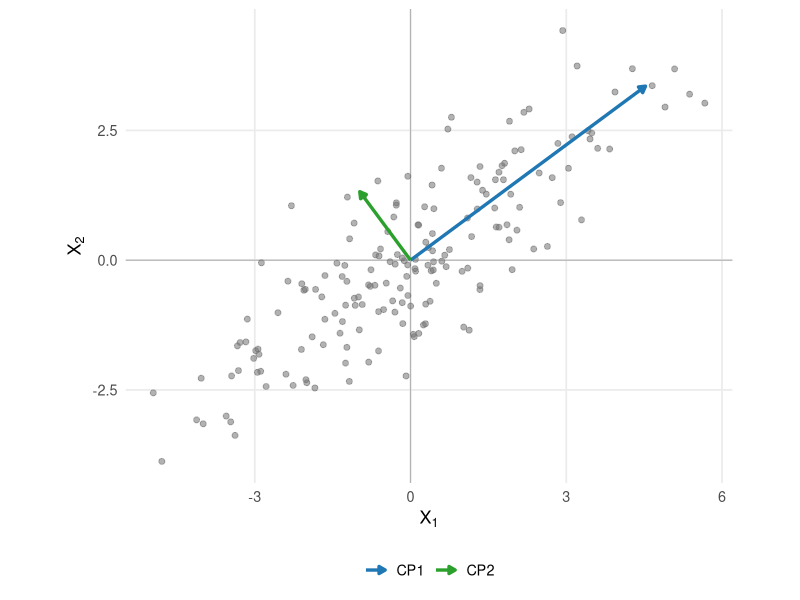
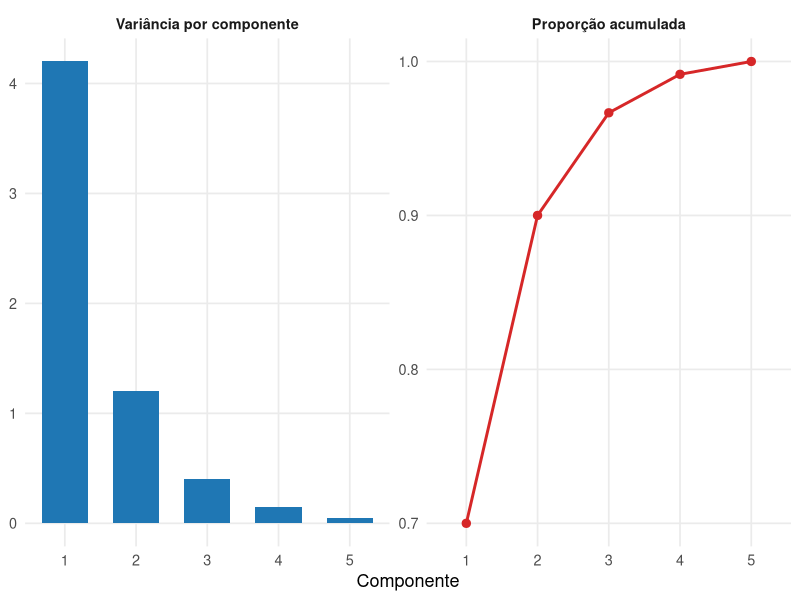
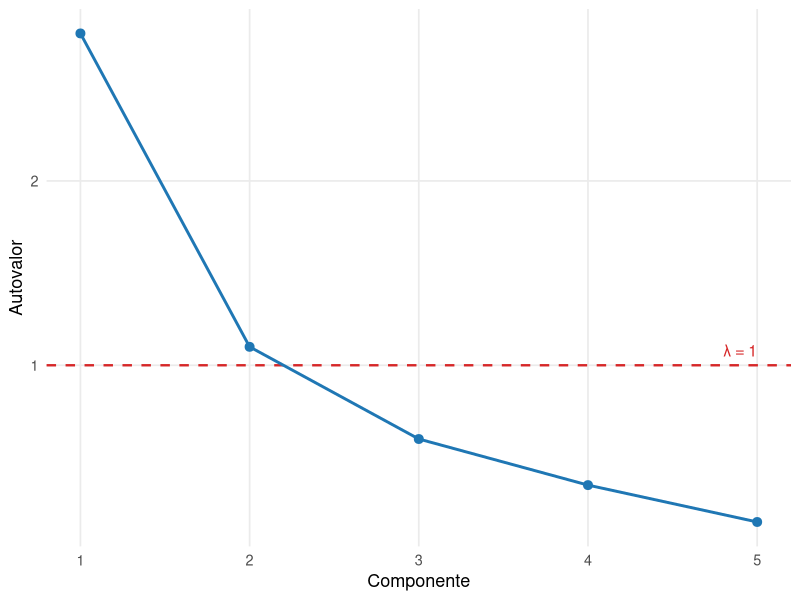
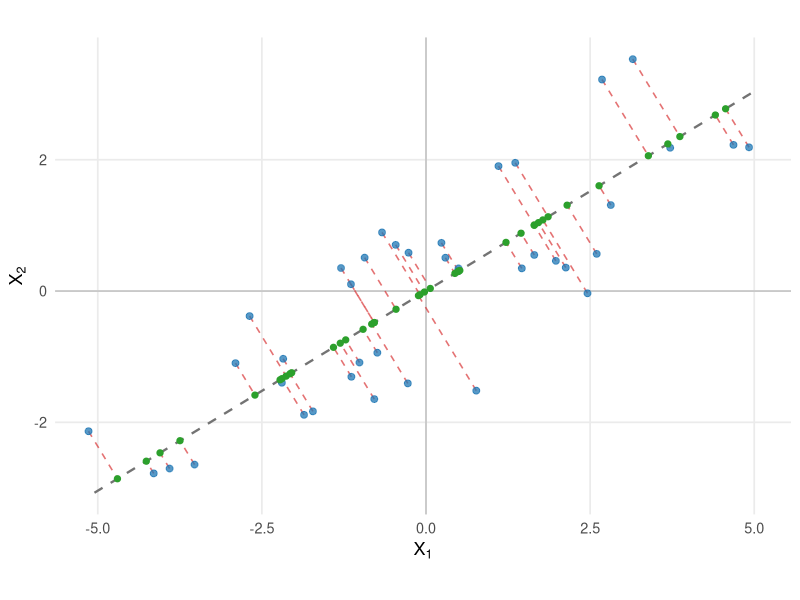
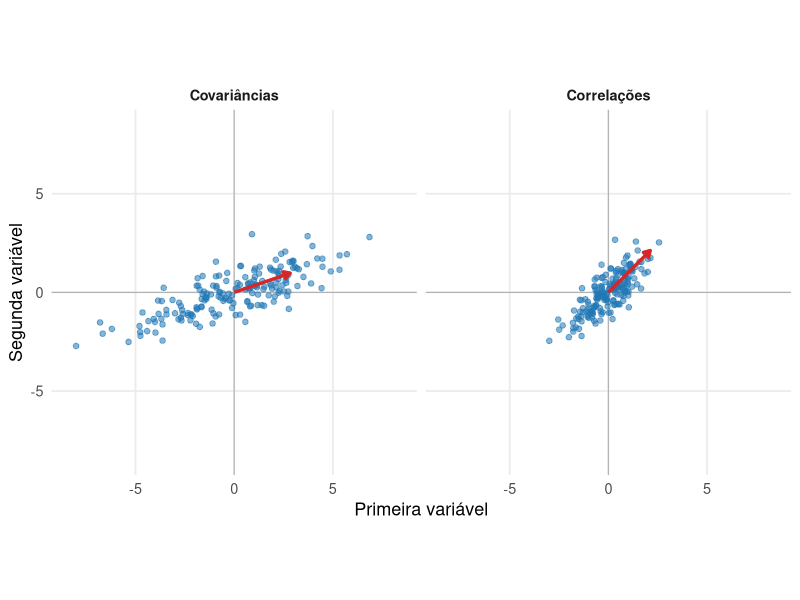
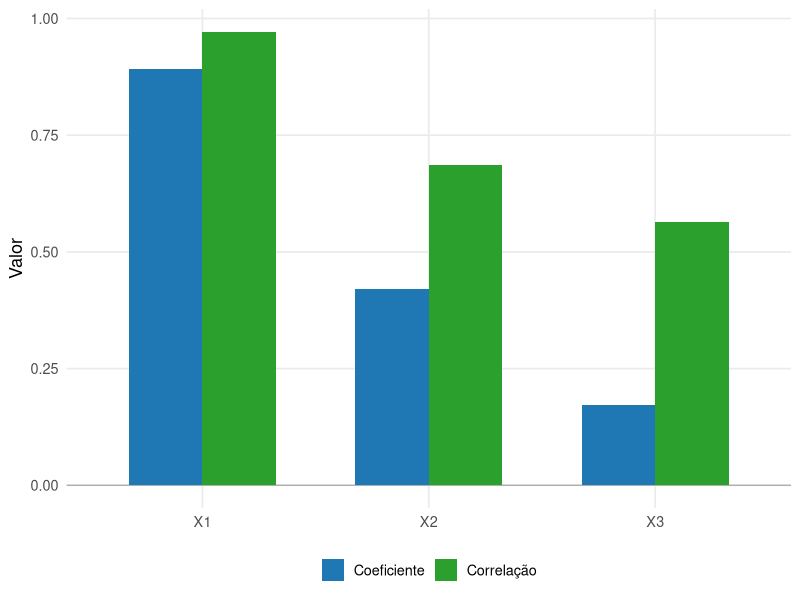

Recreate these plots in R, in order.
## ---- chunk 1
#| label: fig-acp-direcoes-principais
#| echo: false
#| warning: false
#| message: false
#| fig-cap: "As direções principais acompanham os eixos de maior e menor variabilidade da nuvem de observações."
#| fig-width: 7
#| fig-height: 6
#| fig-align: center

library(ggplot2)

set.seed(314)

Sigma <- matrix(
  c(
    5.0, 3.2,
    3.2, 3.0
  ),
  nrow = 2,
  byrow = TRUE
)

decomposicao <- eigen(
  Sigma,
  symmetric = TRUE
)

Q <- decomposicao$vectors
lambda <- decomposicao$values

Z <- matrix(
  stats::rnorm(360),
  ncol = 2
)

X <- Z %*%
  diag(
    sqrt(lambda),
    nrow = 2
  ) %*%
  t(Q)

X <- scale(
  X,
  center = TRUE,
  scale = FALSE
)

dados <- data.frame(
  X1 = X[, 1],
  X2 = X[, 2]
)

S <- stats::cov(X)

decomp_amostral <- eigen(
  S,
  symmetric = TRUE
)

A <- decomp_amostral$vectors
autovalores <- decomp_amostral$values

if (A[1, 1] < 0) {
  A[, 1] <- -A[, 1]
}

if (A[2, 2] < 0) {
  A[, 2] <- -A[, 2]
}

escala_eixos <- 2.2

eixos <- data.frame(
  componente = c(
    "CP1",
    "CP2"
  ),
  x = 0,
  y = 0,
  xend = escala_eixos *
    sqrt(autovalores) *
    A[1, ],
  yend = escala_eixos *
    sqrt(autovalores) *
    A[2, ]
)

cores <- c(
  "CP1" = "#1f77b4",
  "CP2" = "#2ca02c"
)

ggplot(
  dados,
  aes(
    x = X1,
    y = X2
  )
) +
  geom_hline(
    yintercept = 0,
    linewidth = 0.4,
    color = "gray70"
  ) +
  geom_vline(
    xintercept = 0,
    linewidth = 0.4,
    color = "gray70"
  ) +
  geom_point(
    alpha = 0.55,
    size = 1.7,
    color = "gray45"
  ) +
  geom_segment(
    data = eixos,
    aes(
      x = x,
      y = y,
      xend = xend,
      yend = yend,
      color = componente
    ),
    inherit.aes = FALSE,
    linewidth = 1.15,
    arrow = grid::arrow(
      length = grid::unit(
        0.18,
        "cm"
      ),
      type = "closed"
    )
  ) +
  scale_color_manual(
    values = cores,
    name = NULL
  ) +
  coord_equal() +
  labs(
    x = expression(X[1]),
    y = expression(X[2])
  ) +
  theme_minimal(
    base_size = 13
  ) +
  theme(
    panel.grid.minor = element_blank(),
    legend.position = "bottom"
  )
## ---- chunk 2
#| label: fig-acp-variancia-explicada
#| echo: false
#| warning: false
#| message: false
#| fig-cap: "Os autovalores quantificam a variância de cada componente, e sua soma acumulada determina a proporção da variabilidade representada pelas primeiras dimensões."
#| fig-width: 9
#| fig-height: 4.6
#| fig-align: center

library(ggplot2)

autovalores <- c(
  4.20,
  1.20,
  0.40,
  0.15,
  0.05
)

componentes <- seq_along(
  autovalores
)

dados_variancia <- data.frame(
  componente = componentes,
  valor = autovalores,
  painel = "Variância por componente"
)

dados_acumulada <- data.frame(
  componente = componentes,
  valor = cumsum(
    autovalores
  ) / sum(
    autovalores
  ),
  painel = "Proporção acumulada"
)

dados_variancia$painel <- factor(
  dados_variancia$painel,
  levels = c(
    "Variância por componente",
    "Proporção acumulada"
  )
)

dados_acumulada$painel <- factor(
  dados_acumulada$painel,
  levels = levels(
    dados_variancia$painel
  )
)

ggplot() +
  geom_col(
    data = dados_variancia,
    aes(
      x = componente,
      y = valor
    ),
    width = 0.65,
    fill = "#1f77b4"
  ) +
  geom_line(
    data = dados_acumulada,
    aes(
      x = componente,
      y = valor
    ),
    linewidth = 1,
    color = "#d62728"
  ) +
  geom_point(
    data = dados_acumulada,
    aes(
      x = componente,
      y = valor
    ),
    size = 2.5,
    color = "#d62728"
  ) +
  facet_wrap(
    vars(painel),
    scales = "free_y"
  ) +
  scale_x_continuous(
    breaks = componentes
  ) +
  labs(
    x = "Componente",
    y = NULL
  ) +
  theme_minimal(
    base_size = 13
  ) +
  theme(
    panel.grid.minor = element_blank(),
    strip.text = element_text(
      face = "bold"
    )
  )
## ---- chunk 3
#| label: fig-acp-scree
#| echo: false
#| warning: false
#| message: false
#| fig-cap: "Gráfico de declive dos autovalores. A linha tracejada indica a referência λ = 1 para uma ACP baseada em correlações."
#| fig-width: 7
#| fig-height: 4.6
#| fig-align: center

library(ggplot2)

autovalores_scree <- c(
  2.80,
  1.10,
  0.60,
  0.35,
  0.15
)

dados_scree <- data.frame(
  componente = seq_along(
    autovalores_scree
  ),
  autovalor = autovalores_scree
)

ggplot(
  dados_scree,
  aes(
    x = componente,
    y = autovalor
  )
) +
  geom_hline(
    yintercept = 1,
    linewidth = 0.8,
    linetype = "dashed",
    color = "#d62728"
  ) +
  geom_line(
    linewidth = 1,
    color = "#1f77b4"
  ) +
  geom_point(
    size = 2.7,
    color = "#1f77b4"
  ) +
  annotate(
    "text",
    x = 5,
    y = 1.08,
    label = "λ = 1",
    hjust = 1,
    color = "#d62728",
    size = 4
  ) +
  scale_x_continuous(
    breaks = dados_scree$componente
  ) +
  labs(
    x = "Componente",
    y = "Autovalor"
  ) +
  theme_minimal(
    base_size = 13
  ) +
  theme(
    panel.grid.minor = element_blank()
  )
## ---- chunk 4
#| label: fig-acp-projecao-reconstrucao
#| echo: false
#| warning: false
#| message: false
#| fig-cap: "A redução para uma componente substitui cada observação por sua projeção sobre a primeira direção principal; os segmentos ortogonais representam o erro de reconstrução."
#| fig-width: 7
#| fig-height: 6
#| fig-align: center

library(ggplot2)

set.seed(417)

Sigma <- matrix(
  c(
    5.0, 3.2,
    3.2, 3.0
  ),
  nrow = 2,
  byrow = TRUE
)

decomposicao <- eigen(
  Sigma,
  symmetric = TRUE
)

Z <- matrix(
  stats::rnorm(80),
  ncol = 2
)

X <- Z %*%
  diag(
    sqrt(
      decomposicao$values
    ),
    nrow = 2
  ) %*%
  t(
    decomposicao$vectors
  )

X <- scale(
  X,
  center = TRUE,
  scale = FALSE
)

S <- stats::cov(X)

decomp_amostral <- eigen(
  S,
  symmetric = TRUE
)

a1 <- decomp_amostral$vectors[, 1]

if (a1[1] < 0) {
  a1 <- -a1
}

escores <- as.vector(
  X %*% a1
)

projecoes <- escores %*%
  t(a1)

dados <- data.frame(
  x = X[, 1],
  y = X[, 2],
  xp = projecoes[, 1],
  yp = projecoes[, 2]
)

limite <- 1.15 * max(
  abs(
    c(
      dados$x,
      dados$y
    )
  )
)

reta <- data.frame(
  t = c(
    -limite,
    limite
  )
)

reta$x <- reta$t * a1[1]
reta$y <- reta$t * a1[2]

ggplot() +
  geom_hline(
    yintercept = 0,
    linewidth = 0.4,
    color = "gray70"
  ) +
  geom_vline(
    xintercept = 0,
    linewidth = 0.4,
    color = "gray70"
  ) +
  geom_line(
    data = reta,
    aes(
      x = x,
      y = y
    ),
    linewidth = 0.8,
    linetype = "dashed",
    color = "gray45"
  ) +
  geom_segment(
    data = dados,
    aes(
      x = x,
      y = y,
      xend = xp,
      yend = yp
    ),
    linewidth = 0.55,
    linetype = "dashed",
    color = "#d62728",
    alpha = 0.65
  ) +
  geom_point(
    data = dados,
    aes(
      x = x,
      y = y
    ),
    size = 2,
    color = "#1f77b4",
    alpha = 0.75
  ) +
  geom_point(
    data = dados,
    aes(
      x = xp,
      y = yp
    ),
    size = 1.8,
    color = "#2ca02c"
  ) +
  coord_equal() +
  labs(
    x = expression(X[1]),
    y = expression(X[2])
  ) +
  theme_minimal(
    base_size = 13
  ) +
  theme(
    panel.grid.minor = element_blank()
  )
## ---- chunk 5
#| label: fig-acp-covariancia-correlacao
#| echo: false
#| warning: false
#| message: false
#| fig-cap: "A ACP baseada em covariâncias preserva as escalas originais, enquanto a ACP baseada em correlações utiliza a geometria das variáveis padronizadas."
#| fig-width: 9
#| fig-height: 4.6
#| fig-align: center

library(ggplot2)

set.seed(731)

n <- 180

z1 <- stats::rnorm(n)

z2 <- 0.75 * z1 +
  sqrt(
    1 - 0.75^2
  ) *
  stats::rnorm(n)

X <- cbind(
  2.5 * z1,
  z2
)

X <- scale(
  X,
  center = TRUE,
  scale = FALSE
)

X_pad <- scale(
  X,
  center = TRUE,
  scale = TRUE
)

S <- stats::cov(X)
R <- stats::cor(X)

eig_S <- eigen(
  S,
  symmetric = TRUE
)

eig_R <- eigen(
  R,
  symmetric = TRUE
)

a_S <- eig_S$vectors[, 1]
a_R <- eig_R$vectors[, 1]

if (a_S[1] < 0) {
  a_S <- -a_S
}

if (a_R[1] < 0) {
  a_R <- -a_R
}

dados <- rbind(
  data.frame(
    C1 = X[, 1],
    C2 = X[, 2],
    painel = "Covariâncias"
  ),
  data.frame(
    C1 = X_pad[, 1],
    C2 = X_pad[, 2],
    painel = "Correlações"
  )
)

dados$painel <- factor(
  dados$painel,
  levels = c(
    "Covariâncias",
    "Correlações"
  )
)

comprimento <- 3

eixos <- rbind(
  data.frame(
    painel = "Covariâncias",
    x = 0,
    y = 0,
    xend = comprimento * a_S[1],
    yend = comprimento * a_S[2]
  ),
  data.frame(
    painel = "Correlações",
    x = 0,
    y = 0,
    xend = comprimento * a_R[1],
    yend = comprimento * a_R[2]
  )
)

eixos$painel <- factor(
  eixos$painel,
  levels = levels(
    dados$painel
  )
)

limite <- 1.05 * max(
  abs(
    c(
      dados$C1,
      dados$C2
    )
  )
)

ggplot(
  dados,
  aes(
    x = C1,
    y = C2
  )
) +
  geom_hline(
    yintercept = 0,
    linewidth = 0.4,
    color = "gray70"
  ) +
  geom_vline(
    xintercept = 0,
    linewidth = 0.4,
    color = "gray70"
  ) +
  geom_point(
    color = "#1f77b4",
    alpha = 0.55,
    size = 1.6
  ) +
  geom_segment(
    data = eixos,
    aes(
      x = x,
      y = y,
      xend = xend,
      yend = yend
    ),
    inherit.aes = FALSE,
    linewidth = 1.15,
    color = "#d62728",
    arrow = grid::arrow(
      length = grid::unit(
        0.18,
        "cm"
      ),
      type = "closed"
    )
  ) +
  facet_wrap(
    vars(painel)
  ) +
  coord_equal(
    xlim = c(
      -limite,
      limite
    ),
    ylim = c(
      -limite,
      limite
    )
  ) +
  labs(
    x = "Primeira variável",
    y = "Segunda variável"
  ) +
  theme_minimal(
    base_size = 13
  ) +
  theme(
    panel.grid.minor = element_blank(),
    strip.text = element_text(
      face = "bold"
    )
  )
## ---- chunk 6
#| label: fig-acp-coeficientes-correlacoes
#| echo: false
#| warning: false
#| message: false
#| fig-cap: "Os coeficientes definem a direção da componente, enquanto as correlações medem a associação de cada variável com a componente."
#| fig-width: 7
#| fig-height: 4.5
#| fig-align: center

library(ggplot2)

Sigma <- matrix(
  c(
    9.0, 3.0, 1.5,
    3.0, 4.0, 0.8,
    1.5, 0.8, 1.0
  ),
  nrow = 3,
  byrow = TRUE
)

decomposicao <- eigen(
  Sigma,
  symmetric = TRUE
)

lambda1 <- decomposicao$values[1]

a1 <- decomposicao$vectors[, 1]

if (a1[1] < 0) {
  a1 <- -a1
}

correlacoes <- sqrt(
  lambda1
) * a1 / sqrt(
  diag(Sigma)
)

dados <- rbind(
  data.frame(
    Variavel = c(
      "X1",
      "X2",
      "X3"
    ),
    Valor = a1,
    Medida = "Coeficiente"
  ),
  data.frame(
    Variavel = c(
      "X1",
      "X2",
      "X3"
    ),
    Valor = correlacoes,
    Medida = "Correlação"
  )
)

cores <- c(
  "Coeficiente" = "#1f77b4",
  "Correlação" = "#2ca02c"
)

ggplot(
  dados,
  aes(
    x = Variavel,
    y = Valor,
    fill = Medida
  )
) +
  geom_hline(
    yintercept = 0,
    linewidth = 0.4,
    color = "gray65"
  ) +
  geom_col(
    position = "dodge",
    width = 0.65
  ) +
  scale_fill_manual(
    values = cores,
    name = NULL
  ) +
  labs(
    x = NULL,
    y = "Valor"
  ) +
  theme_minimal(
    base_size = 13
  ) +
  theme(
    panel.grid.minor = element_blank(),
    legend.position = "bottom"
  )
